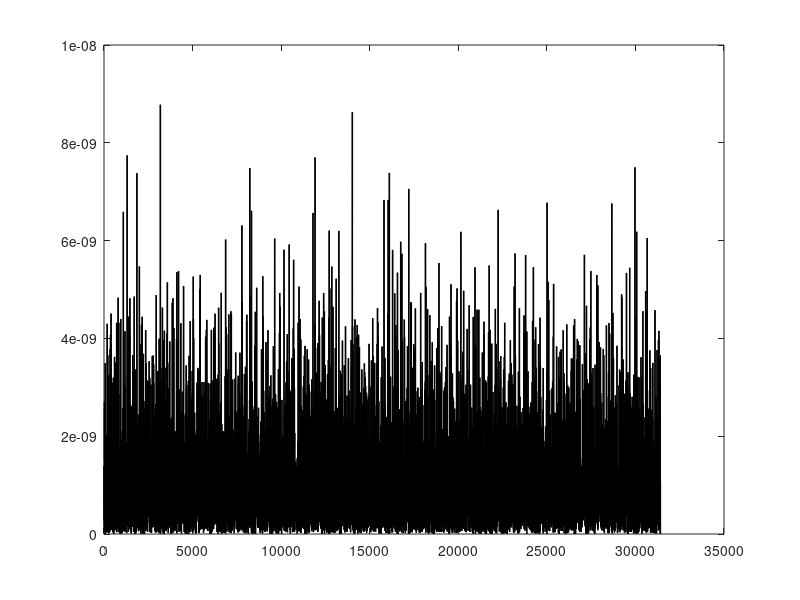

This figure's MATLAB source: (Note: this script raises an error after producing the figure.)
function results = matlab_validate_2d_psd(varargin)
% matlab_validate_2d_psd
% Simulate ONE 2D system (v,g) and compute PSD of firing events.
% Parameter defaults are aligned with 2_3Tensor_2D_neuron_v_g_spectrum.py.
%
% Example:
%   results = matlab_validate_2d_psd('omega',10,'T',200,'dt',1e-4);

p = inputParser;

% Simulation controls
p.addParameter('dt', 1e-4, @(x)isnumeric(x) && isscalar(x) && x>0);
p.addParameter('T', 200, @(x)isnumeric(x) && isscalar(x) && x>0);
p.addParameter('burn_in', 20, @(x)isnumeric(x) && isscalar(x) && x>=0);
p.addParameter('seed', 123, @(x)isnumeric(x) && isscalar(x));

% Model parameters (consistent names/defaults with theoretical python code)
p.addParameter('mu_ex', 8.0, @isscalar);
p.addParameter('mu_ffd', 0.0, @isscalar);
p.addParameter('tau_m', 0.02, @isscalar);
p.addParameter('tau_ee', 0.004, @isscalar);
p.addParameter('sigma_ex', 2.0, @isscalar);
p.addParameter('sigma_ffd', 0.8, @isscalar);
p.addParameter('p_ee', 0.2, @isscalar);
p.addParameter('s_ee', 1.0, @isscalar);
p.addParameter('V_thres', 20.0, @isscalar);
p.addParameter('V_reset', 0.0, @isscalar);
p.addParameter('v0', 0.0, @isscalar);
p.addParameter('g0', 0.0, @isscalar);

% PSD settings
p.addParameter('omega', 10.0, @(x)isnumeric(x) && isscalar(x) && x>=0); % rad/time
p.addParameter('nfft', 2^14, @(x)isnumeric(x) && isscalar(x) && x>0);
p.addParameter('plot_on', true, @(x)islogical(x) || isnumeric(x));
p.addParameter('save_mat', 'sec24_single_traj_validation.mat', @ischar);

p.parse(varargin{:});
P = p.Results;
rng(P.seed);

N_total = floor(P.T / P.dt);
N_burn = floor(P.burn_in / P.dt);
if N_burn >= N_total
    error('burn_in must be smaller than T.');
end

v = P.v0;
g = P.g0;

sigma_v_step = (P.sigma_ex / P.tau_m) * sqrt(P.dt);
sigma_g_step = (P.sigma_ffd * P.s_ee * sqrt(P.p_ee) / P.tau_ee) * sqrt(P.dt);

spike_times = zeros(1, max(128, floor((P.T-P.burn_in)/P.dt/20)));
n_spk = 0;

for k = 1:N_total
    v = v + ((-v + P.mu_ex + g) / P.tau_m) * P.dt + sigma_v_step * randn;
    g = g + ((-g + P.s_ee * P.mu_ffd * P.p_ee) / P.tau_ee) * P.dt + sigma_g_step * randn;

    if v >= P.V_thres
        if k > N_burn
            n_spk = n_spk + 1;
            if n_spk > numel(spike_times)
                spike_times = [spike_times, zeros(1, numel(spike_times))]; %#ok<AGROW>
            end
            spike_times(n_spk) = (k-1) * P.dt;
        end
        v = P.V_reset;
    end
end
spike_times = spike_times(1:n_spk);

T_eff = P.T - P.burn_in;
r0 = n_spk / T_eff;

% PSD at given omega from point-process Fourier sum
if isempty(spike_times)
    Fomega = 0;
else
    Fomega = sum(exp(-1i * P.omega * spike_times));
end
S_omega = (1 / T_eff) * abs(Fomega)^2;

% Optional diagnostic PSD curve from binned spike train
spk = zeros(1, N_total - N_burn);
if n_spk > 0
    idx = floor((spike_times - P.burn_in) / P.dt) + 1;
    idx = idx(idx >= 1 & idx <= numel(spk));
    spk(idx) = spk(idx) + 1;
end
x = spk - mean(spk);
X = fft(x, P.nfft);
Fs = 1 / P.dt;
f = (0:P.nfft-1) * (Fs / P.nfft);
omega_grid = 2*pi*f;
Pxx = (P.dt / numel(x)) * abs(X).^2;
half = floor(P.nfft/2) + 1;

results = struct();
results.params = P;
results.r0 = r0;
results.n_spikes = n_spk;
results.spike_times = spike_times;
results.omega = P.omega;
results.S_omega = S_omega;
results.omega_grid = omega_grid(1:half);
results.psd_curve = Pxx(1:half);

save(P.save_mat, '-struct', 'results');
fprintf('Saved %s\n', P.save_mat);
fprintf('r0=%.6g, spikes=%d, S(omega=%.6g)=%.6g\n', r0, n_spk, P.omega, S_omega);

if P.plot_on
    figure('Color','w');
    plot(results.omega_grid, results.psd_curve, 'k-', 'LineWidth',1.0); hold on;
    xline(P.omega, 'm--', 'target \omega');
    xlabel('\omega (rad/time)'); ylabel('PSD');
    title(sprintf('Spike-train PSD (single 2D trajectory), S(\\omega)=%.3g', S_omega));
    grid on;
end

end
